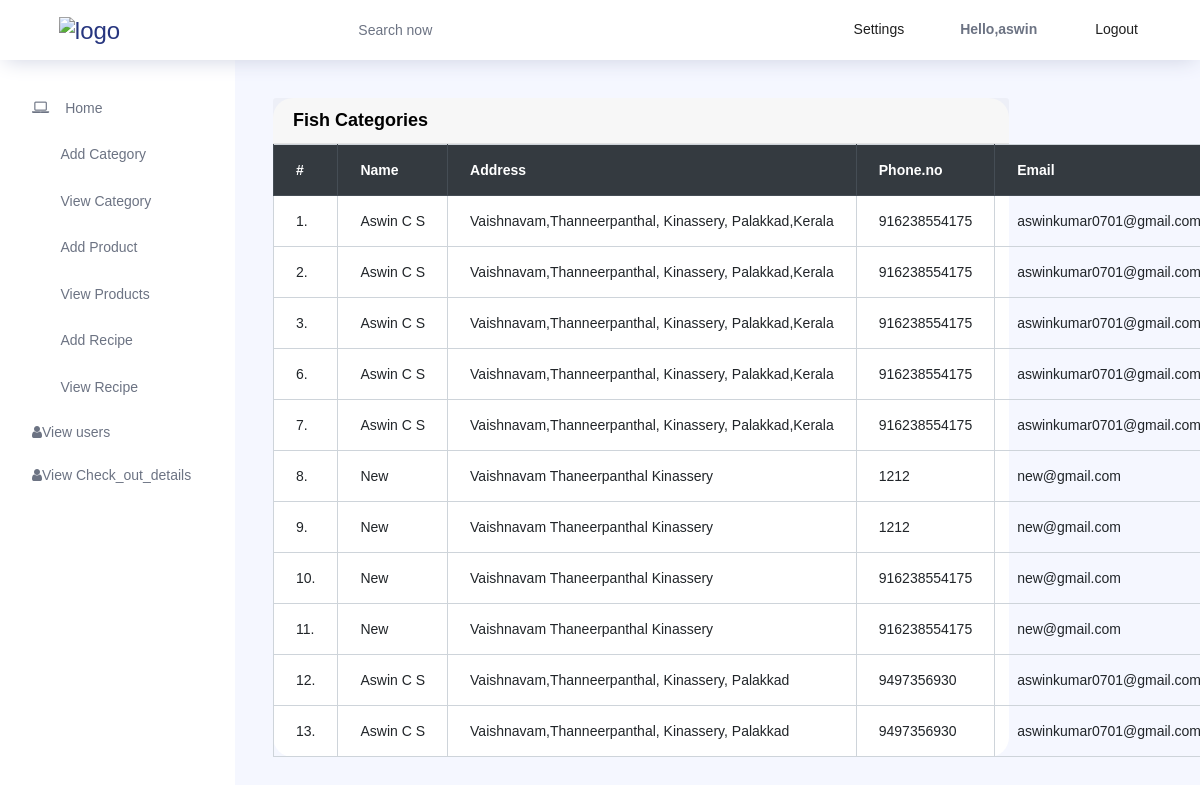
The page /check_out_table (signed in) on the database its author committed.
### User_app/models.py (models this page shows, shortened)
class checkout_data(models.Model):
    cart_id = models.ForeignKey(Cart,null=True,blank=True,default=None,on_delete=models.CASCADE)
    name= models.CharField(max_length=20)
    address = models.CharField(max_length=10)
    phone_no = models.IntegerField()
    email = models.EmailField()

### Admin_app/views.py (the view)
# urls.py: path('check_out_table',views.check_out_table,name='check_out_table')
def check_out_table(request):
    data = checkout_data.objects.all()
    return render(request,'check_out_table.html',{'data':data})

### Admin_app/templates/check_out_table.html (shortened to what this page needs)
{% extends 'admin_index.html' %}
{% block content %}
<div class="row">
    <div class="col-lg-10">
        <div class="card">
            <div class="card-header">
                <strong class="card-title">Fish Categories</strong>
            </div>
            <div class="table-stats order-table ov-h">
                <table class="table table-bordered" id="example" >
                    <thead class="thead-dark">
                        <tr>
                            <th class="serial">#</th>
                            <th>Name</th>
                            <th>Address</th>
                            <th>Phone.no</th>
                            <th>Email</th>
                        </tr>
                    </thead>
                    <tbody>
                        {% for i in data %}
                        <tr >
                            <td class="serial">{{i.id}}.</td>
                            <td>  <span class="name">{{i.name}}</span> </td>
                            <td>  <span class="name">{{i.address}}</span> </td>
                            <td>  <span class="name">{{i.phone_no}}</span> </td>
                            <td>  <span class="name">{{i.email}}</span> </td>
                        </tr>
                        {% endfor %}
                    </tbody>
                </table>
            </div>
        </div>
    </div>
</div>
{% endblock %}

### rows shown on the page
checkout_data: id "1", name "Aswin C S", address "Vaishnavam,Thanneerpanthal, Kinassery, Palakkad,Kerala", phone_no "916238554175", email "aswinkumar0701@gmail.com"
checkout_data: id "2", name "Aswin C S", address "Vaishnavam,Thanneerpanthal, Kinassery, Palakkad,Kerala", phone_no "916238554175", email "aswinkumar0701@gmail.com"
checkout_data: id "3", name "Aswin C S", address "Vaishnavam,Thanneerpanthal, Kinassery, Palakkad,Kerala", phone_no "916238554175", email "aswinkumar0701@gmail.com"
checkout_data: id "6", name "Aswin C S", address "Vaishnavam,Thanneerpanthal, Kinassery, Palakkad,Kerala", phone_no "916238554175", email "aswinkumar0701@gmail.com"
checkout_data: id "7", name "Aswin C S", address "Vaishnavam,Thanneerpanthal, Kinassery, Palakkad,Kerala", phone_no "916238554175", email "aswinkumar0701@gmail.com"
checkout_data: id "8", name "New", address "Vaishnavam Thaneerpanthal Kinassery", phone_no "1212", email "new@gmail.com"
checkout_data: id "9", name "New", address "Vaishnavam Thaneerpanthal Kinassery", phone_no "1212", email "new@gmail.com"
checkout_data: id "10", name "New", address "Vaishnavam Thaneerpanthal Kinassery", phone_no "916238554175", email "new@gmail.com"
checkout_data: id "11", name "New", address "Vaishnavam Thaneerpanthal Kinassery", phone_no "916238554175", email "new@gmail.com"
checkout_data: id "12", name "Aswin C S", address "Vaishnavam,Thanneerpanthal, Kinassery, Palakkad", phone_no "9497356930", email "aswinkumar0701@gmail.com"
checkout_data: id "13", name "Aswin C S", address "Vaishnavam,Thanneerpanthal, Kinassery, Palakkad", phone_no "9497356930", email "aswinkumar0701@gmail.com"

### other values the page prints
{{ request.session.username }} "aswin"
